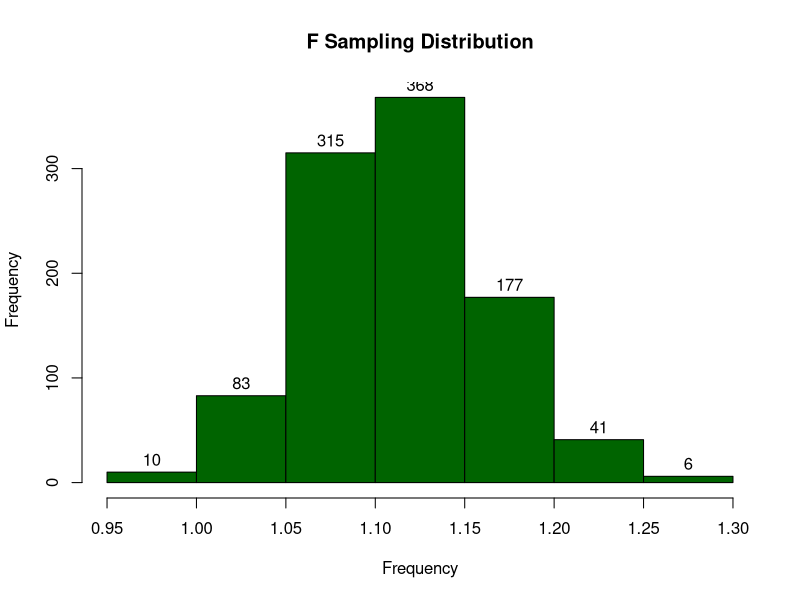

Here is the R script that generated this plot:
set.seed(1) ## every random value produced will be the same
population_size = 100000

### each column contains a vector representing a different pop dist the user can choose from
distributions_df <- data.frame(
  "Bernoulli" = rbinom(population_size, size = 1, prob = 0.63),
  "Bimodal" = c(
    rnorm(population_size, mean = 0, sd = 5),
    rnorm(population_size, mean = 20, sd = 5)
  ),
  "Binomial" = rbinom(population_size, size = 20, prob = 0.5),
  "Chi-Square" = rchisq(population_size, df = 70),
  "F" = rf(population_size, df1 = 30, df2 = 20),
  "Logistic" = rlogis(population_size, location = 0, scale = 1),
  "Normal Distribution (Gaussian)" = rnorm(population_size, mean = 0, sd = 1),
  "Poisson" = rpois(population_size, lambda = 4),
  "Student t" = rt(population_size, df = 30),
  "Uniform" = runif(population_size, min = 0, max = 100)
)

distributions_list = lapply(distributions_df, as.numeric) ## converting df to list 

## returns a vector of sample means sampled from a given population distribution
sampling_distribution <- function(pop_dist, number_of_samples, sample_size) {
  sample_mean <- c()
  for (i in 1:number_of_samples) { 
    sample_mean[i] = mean(sample(pop_dist, size=sample_size, replace = T))
  }
  return(sample_mean)
}

## x/y lim = c(??, ??)
create_histograms <- function(dist_type, pop_dist, sample_mean) {
  #hist(pop_dist, main=paste(dist_type, "Population Distribution"),
  #     xlab="Frequency", col="DarkCyan", labels=T)
  hist(sample_mean, main=paste(dist_type, "Sampling Distribution"),
       xlab="Frequency", col="DarkGreen", labels=T)
}

input_to_hist <- function(dist_list, dist_type, number_of_samples, sample_size) {
  create_histograms(
      dist_type,
      unlist(dist_list[dist_type]),
      sampling_distribution(unlist(dist_list[dist_type]), number_of_samples, sample_size)
    )
  }

input_to_hist(distributions_list, "F", 1000, 100)


## left 2 do
#### distribution names
#### personalizing histograms: see create_histograms()
#### in template.r, you must address the fact you are returning 2 histograms
#### issue with the labels not fitting within the image 
#### getting errors that x must be numeric for some variables but not others 
#### function not updating when slide bar is moved, same error - x must be numeric 
#### write function descriptions 
#### decide on default params for pop dists vectors 